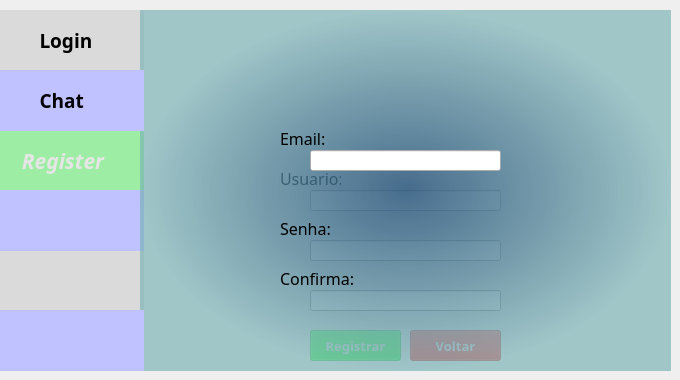
      <widget class="QWidget" name="page_7">
       <widget class="QLineEdit" name="RSenha_2">
        <property name="geometry">
         <rect>
          <x>310</x>
          <y>240</y>
          <width>191</width>
          <height>21</height>
         </rect>
        </property>
        <property name="font">
         <font>
          <family>Arial Black</family>
          <pointsize>14</pointsize>
          <weight>75</weight>
          <bold>true</bold>
         </font>
        </property>
        <property name="echoMode">
         <enum>QLineEdit::Password</enum>
        </property>
       </widget>
       <widget class="QPushButton" name="Registrar_2">
        <property name="geometry">
         <rect>
          <x>310</x>
          <y>330</y>
          <width>91</width>
          <height>31</height>
         </rect>
        </property>
        <property name="font">
         <font>
          <family>Arial Black</family>
          <pointsize>10</pointsize>
          <weight>75</weight>
          <bold>true</bold>
         </font>
        </property>
        <property name="styleSheet">
         <string notr="true">background-color: rgba(32, 234, 49, 100);
color: rgb(230, 230, 230);</string>
        </property>
        <property name="text">
         <string>Registrar</string>
        </property>
       </widget>
       <widget class="QLineEdit" name="confSenha_2">
        <property name="geometry">
         <rect>
          <x>310</x>
          <y>290</y>
          <width>191</width>
          <height>21</height>
         </rect>
        </property>
        <property name="font">
         <font>
          <family>Arial Black</family>
          <pointsize>14</pointsize>
          <weight>75</weight>
          <bold>true</bold>
         </font>
        </property>
        <property name="text">
         <string/>
        </property>
        <property name="echoMode">
         <enum>QLineEdit::Password</enum>
        </property>
       </widget>
       <widget class="QLabel" name="label_40">
        <property name="geometry">
         <rect>
          <x>280</x>
          <y>170</y>
          <width>61</width>
          <height>17</height>
         </rect>
        </property>
        <property name="font">
         <font>
          <family>Myanmar Text</family>
          <pointsize>12</pointsize>
         </font>
        </property>
        <property name="text">
         <string>Usuario:</string>
        </property>
       </widget>
       <widget class="QLineEdit" name="RUsuario_3">
        <property name="geometry">
         <rect>
          <x>310</x>
          <y>190</y>
          <width>191</width>
          <height>21</height>
         </rect>
        </property>
        <property name="font">
         <font>
          <family>Comic Sans MS</family>
          <pointsize>14</pointsize>
          <weight>75</weight>
          <bold>true</bold>
         </font>
        </property>
        <property name="text">
         <string/>
        </property>
       </widget>
       <widget class="QLabel" name="label_warning_create_2">
        <property name="geometry">
         <rect>
          <x>280</x>
          <y>310</y>
          <width>271</width>
          <height>20</height>
         </rect>
        </property>
        <property name="styleSheet">
         <string notr="true">color: rgb(255, 0, 0);</string>
        </property>
        <property name="text">
         <string/>
        </property>
       </widget>
       <widget class="QPushButton" name="bt_voltar_2">
        <property name="geometry">
         <rect>
          <x>410</x>
          <y>330</y>
          <width>91</width>
          <height>31</height>
         </rect>
        </property>
        <property name="font">
         <font>
          <family>Arial Black</family>
          <pointsize>10</pointsize>
          <weight>75</weight>
          <bold>true</bold>
         </font>
        </property>
        <property name="styleSheet">
         <string notr="true">background-color: rgba(32, 234, 49, 100);
background-color: rgba(255, 0, 0, 100);
color: rgb(230, 230, 230);</string>
        </property>
        <property name="text">
         <string>Voltar</string>
        </property>
       </widget>
       <widget class="QLabel" name="label_52">
        <property name="geometry">
         <rect>
          <x>0</x>
          <y>10</y>
          <width>144</width>
          <height>61</height>
         </rect>
        </property>
        <property name="maximumSize">
         <size>
          <width>144</width>
          <height>400</height>
         </size>
        </property>
        <property name="font">
         <font>
          <family>Microsoft YaHei</family>
          <pointsize>14</pointsize>
          <weight>75</weight>
          <italic>false</italic>
          <bold>true</bold>
         </font>
        </property>
        <property name="layoutDirection">
         <enum>Qt::RightToLeft</enum>
        </property>
        <property name="styleSheet">
         <string notr="true">background-color: rgb(218, 218, 218);</string>
        </property>
        <property name="text">
         <string>        Login</string>
        </property>
       </widget>
       <widget class="QLabel" name="label_53">
        <property name="geometry">
         <rect>
          <x>0</x>
          <y>130</y>
          <width>144</width>
          <height>61</height>
         </rect>
        </property>
        <property name="maximumSize">
         <size>
          <width>144</width>
          <height>400</height>
         </size>
        </property>
        <property name="font">
         <font>
          <family>Microsoft YaHei</family>
          <pointsize>16</pointsize>
          <weight>75</weight>
          <italic>true</italic>
          <bold>true</bold>
         </font>
        </property>
        <property name="layoutDirection">
         <enum>Qt::RightToLeft</enum>
        </property>
        <property name="styleSheet">
         <string notr="true">background-color: rgba(32, 234, 49, 100);
color: rgb(230, 230, 230);</string>
        </property>
        <property name="text">
         <string>    Register</string>
        </property>
       </widget>
       <widget class="QLabel" name="label_54">
        <property name="geometry">
         <rect>
          <x>0</x>
          <y>250</y>
          <width>144</width>
          <height>61</height>
         </rect>
        </property>
        <property name="maximumSize">
         <size>
          <width>144</width>
          <height>400</height>
         </size>
        </property>
        <property name="font">
         <font>
          <family>Microsoft YaHei</family>
          <pointsize>14</pointsize>
          <weight>75</weight>
          <italic>false</italic>
          <bold>true</bold>
         </font>
        </property>
        <property name="layoutDirection">
         <enum>Qt::RightToLeft</enum>
        </property>
        <property name="styleSheet">
         <string notr="true">background-color: rgb(218, 218, 218);</string>
        </property>
        <property name="text">
         <string/>
        </property>
       </widget>
       <widget class="QLabel" name="label_55">
        <property name="geometry">
         <rect>
          <x>0</x>
          <y>190</y>
          <width>144</width>
          <height>61</height>
         </rect>
        </property>
        <property name="maximumSize">
         <size>
          <width>144</width>
          <height>400</height>
         </size>
        </property>
        <property name="font">
         <font>
          <family>Microsoft YaHei</family>
          <pointsize>14</pointsize>
          <weight>75</weight>
          <italic>false</italic>
          <bold>true</bold>
         </font>
        </property>
        <property name="layoutDirection">
         <enum>Qt::RightToLeft</enum>
        </property>
        <property name="styleSheet">
         <string notr="true">background-color: rgb(192, 193, 255);</string>
        </property>
        <property name="text">
         <string/>
        </property>
       </widget>
       <widget class="QLabel" name="label_56">
        <property name="geometry">
         <rect>
          <x>140</x>
          <y>10</y>
          <width>531</width>
          <height>361</height>
         </rect>
        </property>
        <property name="styleSheet">
         <string notr="true">background-color: qradialgradient(spread:pad, cx:0.5, cy:0.5, radius:0.5, fx:0.5, fy:0.5, stop:0 rgba(50, 92, 128, 228), stop:1 rgba(117, 176, 179, 165));</string>
        </property>
        <property name="text">
         <string/>
        </property>
       </widget>
       <widget class="QLabel" name="label_57">
        <property name="geometry">
         <rect>
          <x>0</x>
          <y>310</y>
          <width>144</width>
          <height>61</height>
         </rect>
        </property>
        <property name="maximumSize">
         <size>
          <width>144</width>
          <height>400</height>
         </size>
        </property>
        <property name="font">
         <font>
          <family>Microsoft YaHei</family>
          <pointsize>14</pointsize>
          <weight>75</weight>
          <italic>false</italic>
          <bold>true</bold>
         </font>
        </property>
        <property name="layoutDirection">
         <enum>Qt::RightToLeft</enum>
        </property>
        <property name="styleSheet">
         <string notr="true">background-color: rgb(192, 193, 255);</string>
        </property>
        <property name="text">
         <string/>
        </property>
       </widget>
       <widget class="QLabel" name="label_58">
        <property name="geometry">
         <rect>
          <x>0</x>
          <y>70</y>
          <width>144</width>
          <height>61</height>
         </rect>
        </property>
        <property name="maximumSize">
         <size>
          <width>144</width>
          <height>400</height>
         </size>
        </property>
        <property name="font">
         <font>
          <family>Microsoft YaHei</family>
          <pointsize>14</pointsize>
          <weight>75</weight>
          <italic>false</italic>
          <bold>true</bold>
         </font>
        </property>
        <property name="layoutDirection">
         <enum>Qt::RightToLeft</enum>
        </property>
        <property name="styleSheet">
         <string notr="true">background-color: rgb(192, 193, 255);</string>
        </property>
        <property name="text">
         <string>        Chat</string>
        </property>
       </widget>
       <widget class="QLabel" name="label_41">
        <property name="geometry">
         <rect>
          <x>280</x>
          <y>220</y>
          <width>61</width>
          <height>17</height>
         </rect>
        </property>
        <property name="font">
         <font>
          <family>Myanmar Text</family>
          <pointsize>12</pointsize>
         </font>
        </property>
        <property name="text">
         <string>Senha:</string>
        </property>
       </widget>
       <widget class="QLabel" name="label_59">
        <property name="geometry">
         <rect>
          <x>280</x>
          <y>270</y>
          <width>81</width>
          <height>17</height>
         </rect>
        </property>
        <property name="font">
         <font>
          <family>Myanmar Text</family>
          <pointsize>12</pointsize>
         </font>
        </property>
        <property name="text">
         <string>Confirma:</string>
        </property>
       </widget>
       <widget class="QLabel" name="label_60">
        <property name="geometry">
         <rect>
          <x>230</x>
          <y>10</y>
          <width>391</width>
          <height>121</height>
         </rect>
        </property>
        <property name="toolTip">
         <string>&lt;html&gt;&lt;head/&gt;&lt;body&gt;&lt;p&gt;&lt;img src=&quot;:/fundos/logochat.png&quot;/&gt;&lt;/p&gt;&lt;/body&gt;&lt;/html&gt;</string>
        </property>
        <property name="styleSheet">
         <string notr="true">background-image: url(:/fundos/logomenor.png);</string>
        </property>
        <property name="text">
         <string/>
        </property>
       </widget>
       <widget class="QLineEdit" name="RUsuario_4">
        <property name="geometry">
         <rect>
          <x>310</x>
          <y>150</y>
          <width>191</width>
          <height>21</height>
         </rect>
        </property>
        <property name="font">
         <font>
          <family>Comic Sans MS</family>
          <pointsize>14</pointsize>
          <weight>75</weight>
          <bold>true</bold>
         </font>
        </property>
        <property name="text">
         <string/>
        </property>
       </widget>
       <widget class="QLabel" name="label_61">
        <property name="geometry">
         <rect>
          <x>280</x>
          <y>130</y>
          <width>61</width>
          <height>17</height>
         </rect>
        </property>
        <property name="font">
         <font>
          <family>Myanmar Text</family>
          <pointsize>12</pointsize>
         </font>
        </property>
        <property name="text">
         <string>Email:</string>
        </property>
       </widget>
      </widget>
